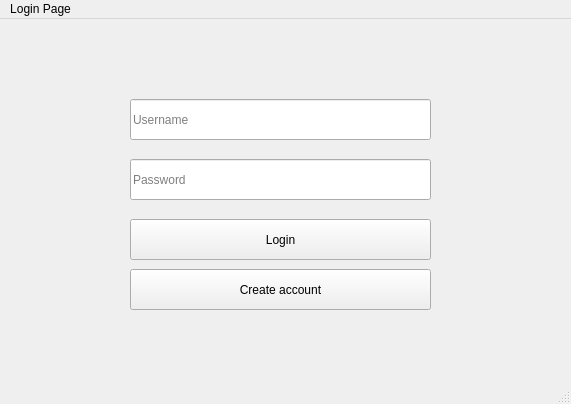
<?xml version="1.0" encoding="UTF-8"?>
<ui version="4.0">
 <class>MainWindow</class>
 <widget class="QMainWindow" name="MainWindow">
  <property name="geometry">
   <rect>
    <x>0</x>
    <y>0</y>
    <width>571</width>
    <height>404</height>
   </rect>
  </property>
  <property name="windowTitle">
   <string>Login Page</string>
  </property>
  <widget class="QWidget" name="centralwidget">
   <widget class="QLineEdit" name="username">
    <property name="geometry">
     <rect>
      <x>130</x>
      <y>80</y>
      <width>301</width>
      <height>41</height>
     </rect>
    </property>
    <property name="placeholderText">
     <string>Username</string>
    </property>
   </widget>
   <widget class="QLineEdit" name="password">
    <property name="geometry">
     <rect>
      <x>130</x>
      <y>140</y>
      <width>301</width>
      <height>41</height>
     </rect>
    </property>
    <property name="echoMode">
     <enum>QLineEdit::Password</enum>
    </property>
    <property name="placeholderText">
     <string>Password</string>
    </property>
   </widget>
   <widget class="QPushButton" name="loginBtn">
    <property name="geometry">
     <rect>
      <x>130</x>
      <y>200</y>
      <width>301</width>
      <height>41</height>
     </rect>
    </property>
    <property name="text">
     <string>Login</string>
    </property>
   </widget>
   <widget class="QPushButton" name="create_acct_btn">
    <property name="geometry">
     <rect>
      <x>130</x>
      <y>250</y>
      <width>301</width>
      <height>41</height>
     </rect>
    </property>
    <property name="text">
     <string>Create account</string>
    </property>
   </widget>
  </widget>
  <widget class="QMenuBar" name="menubar">
   <property name="geometry">
    <rect>
     <x>0</x>
     <y>0</y>
     <width>571</width>
     <height>26</height>
    </rect>
   </property>
   <widget class="QMenu" name="menuLogin_Page">
    <property name="title">
     <string>Login Page</string>
    </property>
   </widget>
   <addaction name="menuLogin_Page"/>
  </widget>
  <widget class="QStatusBar" name="statusbar"/>
 </widget>
 <resources/>
 <connections/>
</ui>
